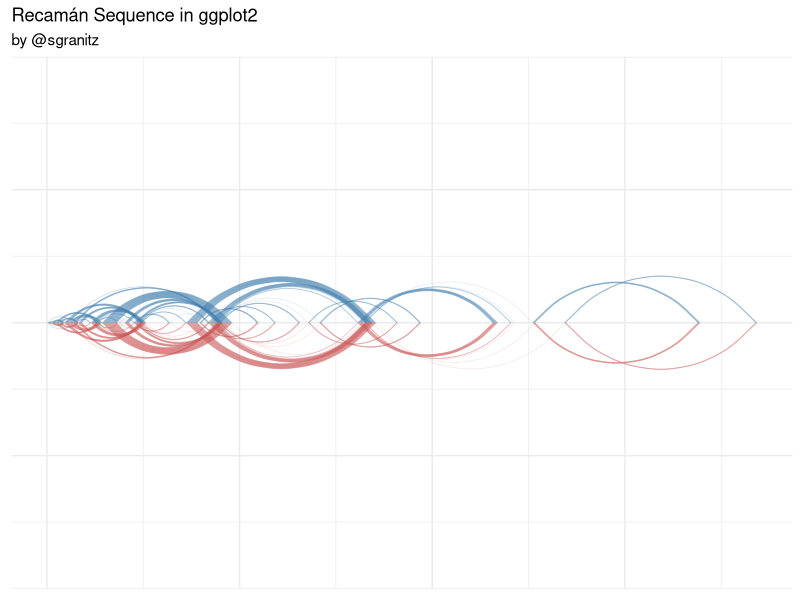
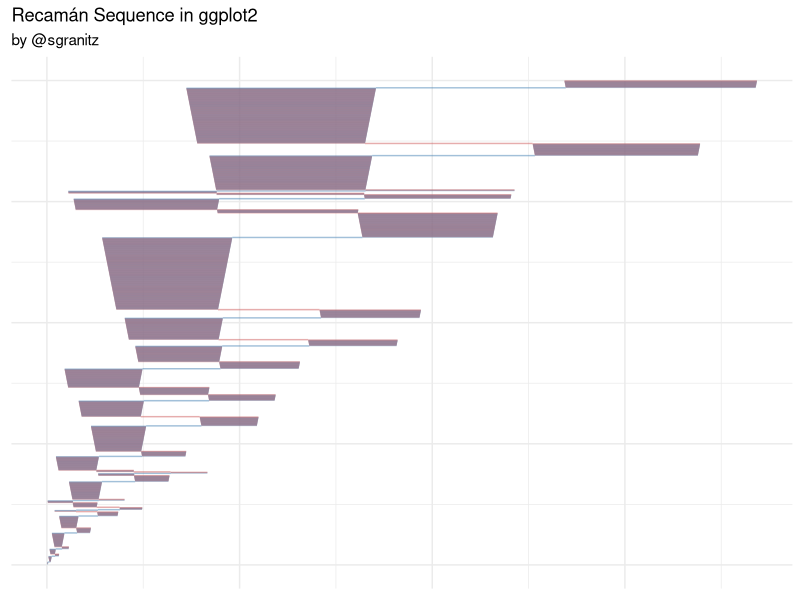

Source code (R) for these figures, in order:
library(tidyverse)

racaman <- function(n) {
  if (n < 2) stop("Use more than 1 iteration.")
  x <- tibble(seq = 1:n)
  a <- c(0)
  b <- c(1)
  
  for (i in 2:n) {
    a[i] <- b[i-1]
    
    b[i] <-
      if (max(0, a[i] - i) %in% a) a[i] + i else
        a[i] - i
  }
  
  x$start <- a
  x$end <- b
  x
}

x <- racaman(999)

ggplot(x) +
  geom_curve(aes(x = start, y = 0, xend = end, yend = 0, color = start < end),
    #color = "steelblue",
    size = 0.25,
    alpha = 0.15) +
  theme_minimal() +
  theme(axis.title.y=element_blank(),
        axis.text.y=element_blank(),
        axis.ticks.y=element_blank(),
        axis.title.x=element_blank(),
        axis.text.x=element_blank(),
        axis.ticks.x=element_blank()) +
  scale_colour_manual("", values = c("steelblue", "indianred")) +
  theme(legend.position="none") +
  ggtitle("Recamán Sequence in ggplot2", subtitle = "by @sgranitz")

ggplot(x) +
  geom_segment(aes(x = start, y = seq, xend = end, yend = seq, color = start > end),
             #color = "steelblue",
             size = 0.5,
             alpha = 0.5) +
  theme_minimal() +
  theme(axis.title.y=element_blank(),
        axis.text.y=element_blank(),
        axis.ticks.y=element_blank(),
        axis.title.x=element_blank(),
        axis.text.x=element_blank(),
        axis.ticks.x=element_blank()) +
  scale_colour_manual("", values = c("steelblue", "indianred")) +
  theme(legend.position="none") +
  ggtitle("Recamán Sequence in ggplot2", subtitle = "by @sgranitz")
